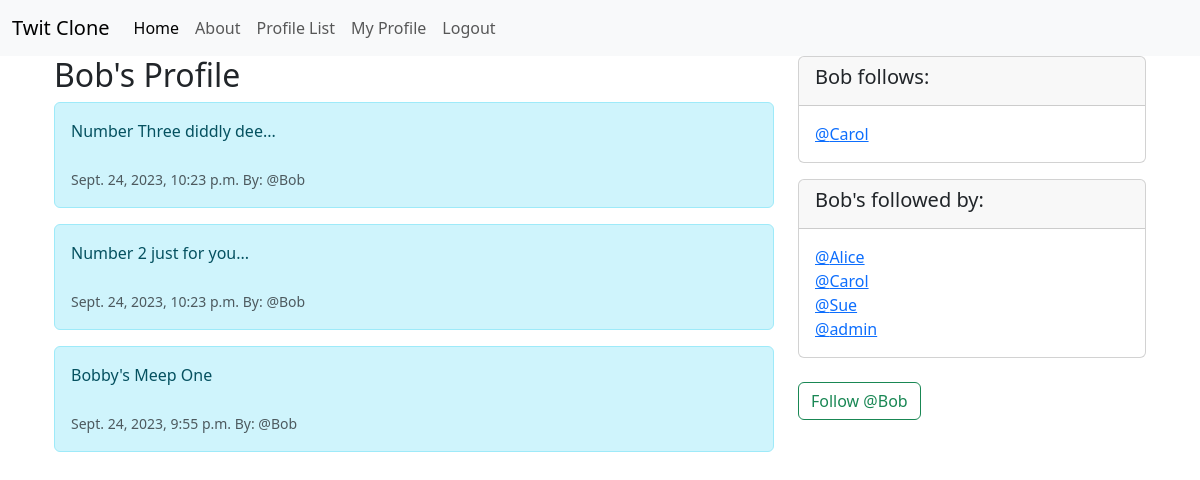
The app's page /profile/2 (signed in) with its own data.
### muskovite/models.py (models this page shows, shortened)
class Profile(models.Model):
    user = models.OneToOneField(User, on_delete=models.CASCADE)
    follows = models.ManyToManyField("self",
                                     related_name="followed_by",
                                     symmetrical=False,
                                     blank=True)
    date_modified = models.DateTimeField(User, auto_now=True)
    def __str__(self):
        return self.user.username

class Meep(models.Model):
    user = models.ForeignKey(
        User, related_name = "meeps",
        on_delete=models.DO_NOTHING
    )
    body = models.CharField(max_length=250)
    created_at = models.DateTimeField(auto_now_add=True)

### muskovite/views.py (the view, shortened to what this page needs)
# urls.py: path('profile/<int:pk>', views.profile, name="profile"),
def profile(request, pk):
    if request.user.is_authenticated:
        profile = Profile.objects.get(user_id=pk)
        meeps = Meep.objects.filter(user_id=pk).order_by("-created_at")
        context = {"profile":profile, "meeps":meeps}
        return render(request, 'muscovite/profile.html', context)
    else:
        messages.success(request, ("You have to log in to see this page"))
        return redirect ('home')

### muskovite/templates/muscovite/profile.html (shortened to what this page needs)
{% extends 'muscovite/base.html' %}
{% block content%}
{% if profile %}
<div class="container text center">
  <div class="row">
    <div class="col-8">
      <h2>{{ profile.user.username }}'s Profile</h2>
{% if meeps %}
{% for meep in meeps %}
  <div class="alert alert-info" role="alert">
        {{ meep.body }}<br/><br/>
        <small class="text-muted">
        {{ meep.created_at }} By: @{{ meep.user.username }}
        </small>
  </div>
  {% endfor %}
{% endif %}
    </div>
    <div class=col-4>
      <div class="card mb-3">
        <div class="card-header">
      <h5>{{ profile.user.username }} follows:</h5>
        </div>
        <div class="card-body">
            <p class="card-text">
              {% for following in profile.follows.all %}
              <a href="{% url 'profile' following.user.id %}">@{{ following }}</a><br/>
              {% endfor %}
            </p>
        </div>
      </div>
<div class="card">
  <div class="card-header">
              <h5>{{ profile.user.username }}'s followed by:</h5>
  </div>
  <div class="card-body">
    <p class="card-text">
              {% for following in profile.followed_by.all %}
              <a href="{% url 'profile' following.user.id  %}">@{{ following }}</a><br/>
              {% endfor %}
          </p>
  </div>
</div>
<br>
<form method=POST>
{% if profile in user.profile.follows.all %}
  <button class="btn btn-outline-danger" name="follow"
          value="unfollow" type="submit">
          Unfollow @{{ profile.user.username|lower }}
        </button>
{% else %}
  <button class="btn btn-outline-success" name="follow"
          value="follow" type="submit">
          Follow @{{ profile.user.username }}
        </button>
{% endif %}
</form>
    </div>
  </div>
</div>
{% endif %}
{% endblock %}

### records on screen
Profile: user.username "Bob"
Meep: body "Number Three diddly dee...", created_at "Sept. 24, 2023, 10:23 p.m.", user.username "Bob"
Meep: body "Number 2 just for you...", created_at "Sept. 24, 2023, 10:23 p.m.", user.username "Bob"
Meep: body "Bobby's Meep One", created_at "Sept. 24, 2023, 9:55 p.m.", user.username "Bob"
Profile: user.username "Carol"
Profile: user.username "Alice"
Profile: user.username "Sue"
Profile: user.username "admin"
